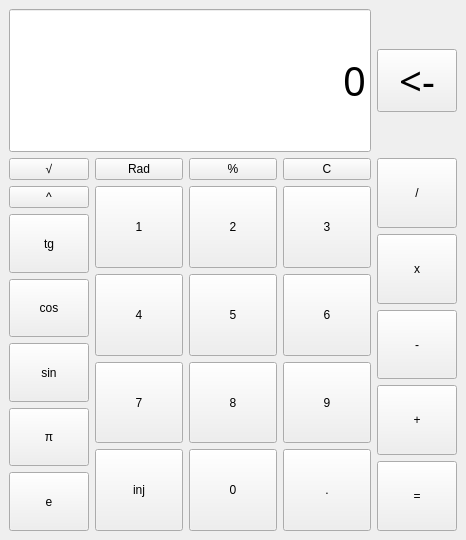
<?xml version="1.0" encoding="UTF-8"?>
<ui version="4.0">
 <class>Calculator</class>
 <widget class="QMainWindow" name="Calculator">
  <property name="geometry">
   <rect>
    <x>0</x>
    <y>0</y>
    <width>466</width>
    <height>540</height>
   </rect>
  </property>
  <property name="windowTitle">
   <string>MainWindow</string>
  </property>
  <widget class="QWidget" name="centralwidget">
   <layout class="QVBoxLayout" name="verticalLayout_9">
    <item>
     <layout class="QHBoxLayout" name="horizontalLayout_4">
      <item>
       <layout class="QVBoxLayout" name="verticalLayout_6">
        <item>
         <widget class="QLineEdit" name="lineEdit">
          <property name="sizePolicy">
           <sizepolicy hsizetype="Expanding" vsizetype="Preferred">
            <horstretch>0</horstretch>
            <verstretch>0</verstretch>
           </sizepolicy>
          </property>
          <property name="font">
           <font>
            <family>Cascadia Code</family>
            <pointsize>30</pointsize>
           </font>
          </property>
          <property name="text">
           <string>0</string>
          </property>
          <property name="alignment">
           <set>Qt::AlignmentFlag::AlignRight|Qt::AlignmentFlag::AlignTrailing|Qt::AlignmentFlag::AlignVCenter</set>
          </property>
          <property name="readOnly">
           <bool>true</bool>
          </property>
          <property name="placeholderText">
           <string>0</string>
          </property>
         </widget>
        </item>
       </layout>
      </item>
      <item>
       <layout class="QVBoxLayout" name="verticalLayout_7">
        <item>
         <spacer name="verticalSpacer_2">
          <property name="orientation">
           <enum>Qt::Orientation::Vertical</enum>
          </property>
          <property name="sizeType">
           <enum>QSizePolicy::Policy::Preferred</enum>
          </property>
          <property name="sizeHint" stdset="0">
           <size>
            <width>20</width>
            <height>40</height>
           </size>
          </property>
         </spacer>
        </item>
        <item>
         <widget class="QPushButton" name="buttonBs">
          <property name="sizePolicy">
           <sizepolicy hsizetype="Maximum" vsizetype="Preferred">
            <horstretch>0</horstretch>
            <verstretch>0</verstretch>
           </sizepolicy>
          </property>
          <property name="font">
           <font>
            <family>Cascadia Code</family>
            <pointsize>30</pointsize>
           </font>
          </property>
          <property name="cursor">
           <cursorShape>PointingHandCursor</cursorShape>
          </property>
          <property name="text">
           <string>&lt;-</string>
          </property>
         </widget>
        </item>
        <item>
         <spacer name="verticalSpacer">
          <property name="orientation">
           <enum>Qt::Orientation::Vertical</enum>
          </property>
          <property name="sizeType">
           <enum>QSizePolicy::Policy::Preferred</enum>
          </property>
          <property name="sizeHint" stdset="0">
           <size>
            <width>20</width>
            <height>40</height>
           </size>
          </property>
         </spacer>
        </item>
       </layout>
      </item>
     </layout>
    </item>
    <item>
     <layout class="QHBoxLayout" name="horizontalLayout_3">
      <item>
       <layout class="QVBoxLayout" name="verticalLayout">
        <item>
         <widget class="QPushButton" name="buttonSqrt">
          <property name="text">
           <string>√</string>
          </property>
         </widget>
        </item>
        <item>
         <widget class="QPushButton" name="buttonPow">
          <property name="text">
           <string>^</string>
          </property>
         </widget>
        </item>
        <item>
         <widget class="QPushButton" name="buttonTg">
          <property name="sizePolicy">
           <sizepolicy hsizetype="Preferred" vsizetype="Expanding">
            <horstretch>0</horstretch>
            <verstretch>0</verstretch>
           </sizepolicy>
          </property>
          <property name="text">
           <string>tg</string>
          </property>
         </widget>
        </item>
        <item>
         <widget class="QPushButton" name="buttonCos">
          <property name="sizePolicy">
           <sizepolicy hsizetype="Preferred" vsizetype="Expanding">
            <horstretch>0</horstretch>
            <verstretch>0</verstretch>
           </sizepolicy>
          </property>
          <property name="text">
           <string>cos</string>
          </property>
         </widget>
        </item>
        <item>
         <widget class="QPushButton" name="buttonSin">
          <property name="sizePolicy">
           <sizepolicy hsizetype="Preferred" vsizetype="Expanding">
            <horstretch>0</horstretch>
            <verstretch>0</verstretch>
           </sizepolicy>
          </property>
          <property name="text">
           <string>sin</string>
          </property>
         </widget>
        </item>
        <item>
         <widget class="QPushButton" name="buttonPi">
          <property name="sizePolicy">
           <sizepolicy hsizetype="Preferred" vsizetype="Expanding">
            <horstretch>0</horstretch>
            <verstretch>0</verstretch>
           </sizepolicy>
          </property>
          <property name="text">
           <string>π</string>
          </property>
         </widget>
        </item>
        <item>
         <widget class="QPushButton" name="buttonE">
          <property name="sizePolicy">
           <sizepolicy hsizetype="Preferred" vsizetype="Expanding">
            <horstretch>0</horstretch>
            <verstretch>0</verstretch>
           </sizepolicy>
          </property>
          <property name="text">
           <string>e</string>
          </property>
         </widget>
        </item>
       </layout>
      </item>
      <item>
       <layout class="QVBoxLayout" name="verticalLayout_8">
        <item>
         <layout class="QHBoxLayout" name="horizontalLayout">
          <item>
           <widget class="QPushButton" name="buttonAng">
            <property name="sizePolicy">
             <sizepolicy hsizetype="Expanding" vsizetype="Maximum">
              <horstretch>0</horstretch>
              <verstretch>0</verstretch>
             </sizepolicy>
            </property>
            <property name="text">
             <string>Rad</string>
            </property>
           </widget>
          </item>
          <item>
           <widget class="QPushButton" name="buttonPers">
            <property name="sizePolicy">
             <sizepolicy hsizetype="Expanding" vsizetype="Maximum">
              <horstretch>0</horstretch>
              <verstretch>0</verstretch>
             </sizepolicy>
            </property>
            <property name="text">
             <string>%</string>
            </property>
           </widget>
          </item>
          <item>
           <widget class="QPushButton" name="buttonC">
            <property name="sizePolicy">
             <sizepolicy hsizetype="Expanding" vsizetype="Maximum">
              <horstretch>0</horstretch>
              <verstretch>0</verstretch>
             </sizepolicy>
            </property>
            <property name="text">
             <string>C</string>
            </property>
           </widget>
          </item>
         </layout>
        </item>
        <item>
         <layout class="QHBoxLayout" name="horizontalLayout_2">
          <item>
           <layout class="QVBoxLayout" name="verticalLayout_2">
            <item>
             <widget class="QPushButton" name="button1">
              <property name="sizePolicy">
               <sizepolicy hsizetype="Expanding" vsizetype="Expanding">
                <horstretch>0</horstretch>
                <verstretch>0</verstretch>
               </sizepolicy>
              </property>
              <property name="text">
               <string>1</string>
              </property>
             </widget>
            </item>
            <item>
             <widget class="QPushButton" name="button4">
              <property name="sizePolicy">
               <sizepolicy hsizetype="Expanding" vsizetype="Expanding">
                <horstretch>0</horstretch>
                <verstretch>0</verstretch>
               </sizepolicy>
              </property>
              <property name="text">
               <string>4</string>
              </property>
             </widget>
            </item>
            <item>
             <widget class="QPushButton" name="button7">
              <property name="sizePolicy">
               <sizepolicy hsizetype="Expanding" vsizetype="Expanding">
                <horstretch>0</horstretch>
                <verstretch>0</verstretch>
               </sizepolicy>
              </property>
              <property name="text">
               <string>7</string>
              </property>
             </widget>
            </item>
            <item>
             <widget class="QPushButton" name="buttonInj">
              <property name="sizePolicy">
               <sizepolicy hsizetype="Expanding" vsizetype="Expanding">
                <horstretch>0</horstretch>
                <verstretch>0</verstretch>
               </sizepolicy>
              </property>
              <property name="text">
               <string>inj</string>
              </property>
             </widget>
            </item>
           </layout>
          </item>
          <item>
           <layout class="QVBoxLayout" name="verticalLayout_3">
            <item>
             <widget class="QPushButton" name="button2">
              <property name="sizePolicy">
               <sizepolicy hsizetype="Expanding" vsizetype="Expanding">
                <horstretch>0</horstretch>
                <verstretch>0</verstretch>
               </sizepolicy>
              </property>
              <property name="text">
               <string>2</string>
              </property>
             </widget>
            </item>
            <item>
             <widget class="QPushButton" name="button5">
              <property name="sizePolicy">
               <sizepolicy hsizetype="Expanding" vsizetype="Expanding">
                <horstretch>0</horstretch>
                <verstretch>0</verstretch>
               </sizepolicy>
              </property>
              <property name="text">
               <string>5</string>
              </property>
             </widget>
            </item>
            <item>
             <widget class="QPushButton" name="button8">
              <property name="sizePolicy">
               <sizepolicy hsizetype="Expanding" vsizetype="Expanding">
                <horstretch>0</horstretch>
                <verstretch>0</verstretch>
               </sizepolicy>
              </property>
              <property name="text">
               <string>8</string>
              </property>
             </widget>
            </item>
            <item>
             <widget class="QPushButton" name="button0">
              <property name="sizePolicy">
               <sizepolicy hsizetype="Expanding" vsizetype="Expanding">
                <horstretch>0</horstretch>
                <verstretch>0</verstretch>
               </sizepolicy>
              </property>
              <property name="text">
               <string>0</string>
              </property>
             </widget>
            </item>
           </layout>
          </item>
          <item>
           <layout class="QVBoxLayout" name="verticalLayout_4">
            <item>
             <widget class="QPushButton" name="button3">
              <property name="sizePolicy">
               <sizepolicy hsizetype="Expanding" vsizetype="Expanding">
                <horstretch>0</horstretch>
                <verstretch>0</verstretch>
               </sizepolicy>
              </property>
              <property name="text">
               <string>3</string>
              </property>
             </widget>
            </item>
            <item>
             <widget class="QPushButton" name="button6">
              <property name="sizePolicy">
               <sizepolicy hsizetype="Expanding" vsizetype="Expanding">
                <horstretch>0</horstretch>
                <verstretch>0</verstretch>
               </sizepolicy>
              </property>
              <property name="text">
               <string>6</string>
              </property>
             </widget>
            </item>
            <item>
             <widget class="QPushButton" name="button9">
              <property name="sizePolicy">
               <sizepolicy hsizetype="Expanding" vsizetype="Expanding">
                <horstretch>0</horstretch>
                <verstretch>0</verstretch>
               </sizepolicy>
              </property>
              <property name="text">
               <string>9</string>
              </property>
             </widget>
            </item>
            <item>
             <widget class="QPushButton" name="buttonDot">
              <property name="sizePolicy">
               <sizepolicy hsizetype="Expanding" vsizetype="Expanding">
                <horstretch>0</horstretch>
                <verstretch>0</verstretch>
               </sizepolicy>
              </property>
              <property name="text">
               <string>.</string>
              </property>
             </widget>
            </item>
           </layout>
          </item>
         </layout>
        </item>
       </layout>
      </item>
      <item>
       <layout class="QVBoxLayout" name="verticalLayout_5">
        <item>
         <widget class="QPushButton" name="buttonDiv">
          <property name="sizePolicy">
           <sizepolicy hsizetype="Preferred" vsizetype="Expanding">
            <horstretch>0</horstretch>
            <verstretch>0</verstretch>
           </sizepolicy>
          </property>
          <property name="text">
           <string>/</string>
          </property>
         </widget>
        </item>
        <item>
         <widget class="QPushButton" name="buttonMult">
          <property name="sizePolicy">
           <sizepolicy hsizetype="Preferred" vsizetype="Expanding">
            <horstretch>0</horstretch>
            <verstretch>0</verstretch>
           </sizepolicy>
          </property>
          <property name="text">
           <string>x</string>
          </property>
         </widget>
        </item>
        <item>
         <widget class="QPushButton" name="buttonMin">
          <property name="sizePolicy">
           <sizepolicy hsizetype="Preferred" vsizetype="Expanding">
            <horstretch>0</horstretch>
            <verstretch>0</verstretch>
           </sizepolicy>
          </property>
          <property name="text">
           <string>-</string>
          </property>
         </widget>
        </item>
        <item>
         <widget class="QPushButton" name="buttonPlus">
          <property name="sizePolicy">
           <sizepolicy hsizetype="Preferred" vsizetype="Expanding">
            <horstretch>0</horstretch>
            <verstretch>0</verstretch>
           </sizepolicy>
          </property>
          <property name="text">
           <string>+</string>
          </property>
         </widget>
        </item>
        <item>
         <widget class="QPushButton" name="buttonEqual">
          <property name="sizePolicy">
           <sizepolicy hsizetype="Preferred" vsizetype="Expanding">
            <horstretch>0</horstretch>
            <verstretch>0</verstretch>
           </sizepolicy>
          </property>
          <property name="text">
           <string>=</string>
          </property>
         </widget>
        </item>
       </layout>
      </item>
     </layout>
    </item>
   </layout>
  </widget>
 </widget>
 <resources/>
 <connections/>
</ui>
